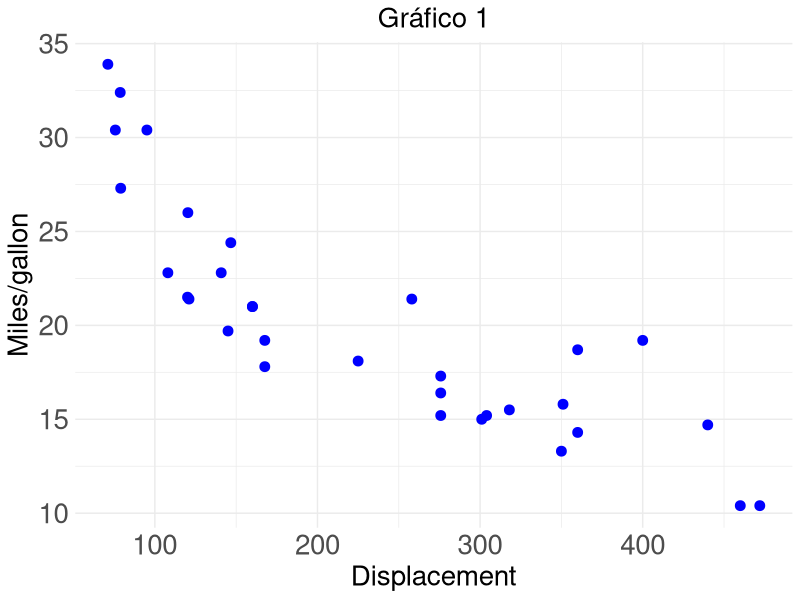
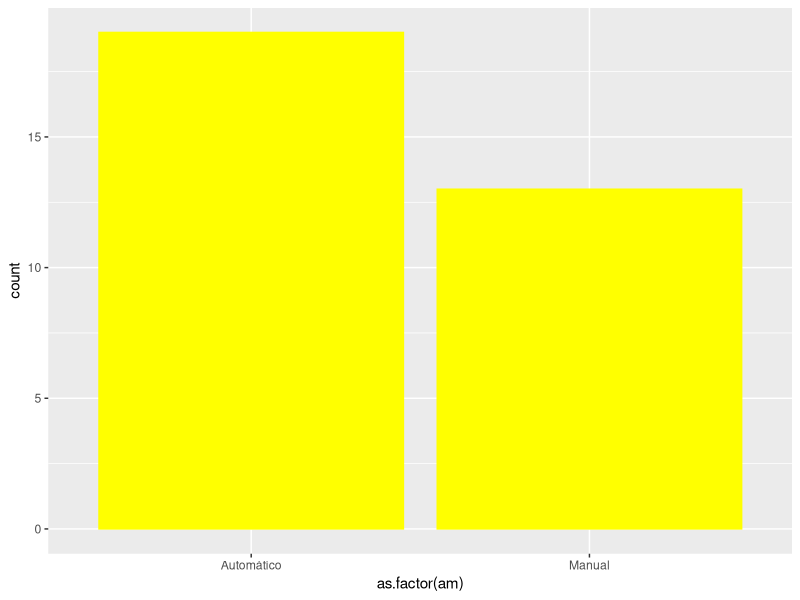
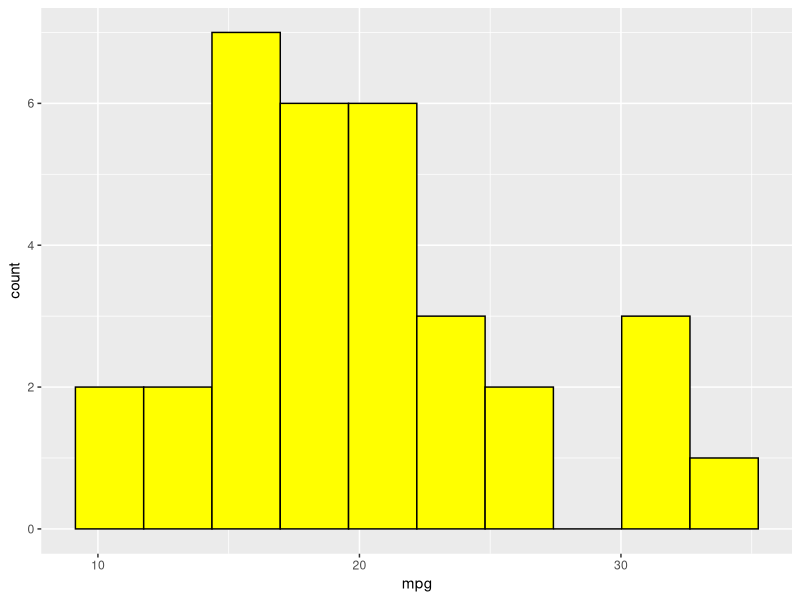
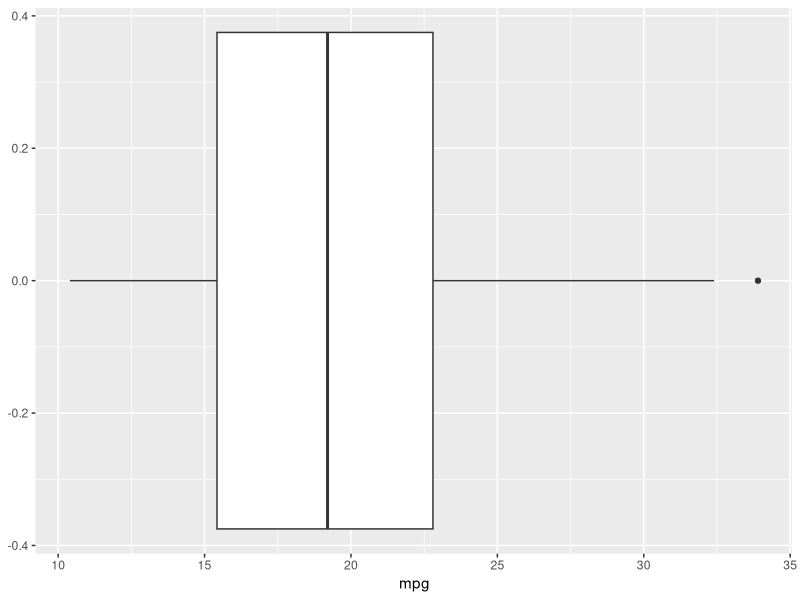
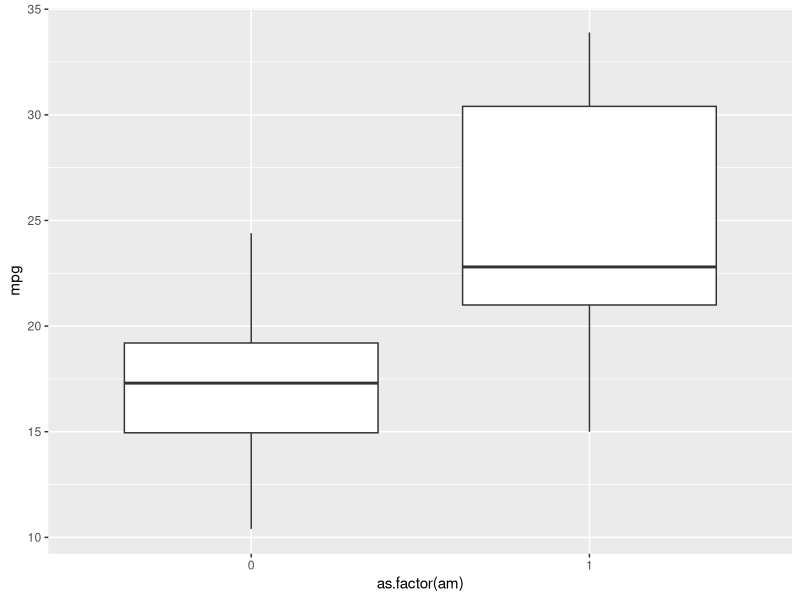
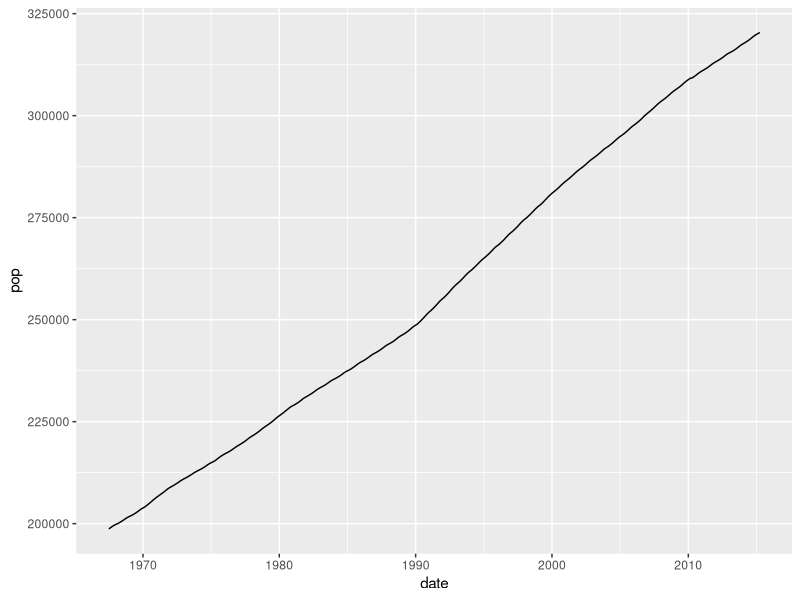

The R script that drew these images, in order:
## ---- chunk 1
knitr::opts_chunk$set(echo = TRUE,
                      comment = '',
                      message = FALSE,
                      warning = FALSE)
## ---- chunk 2
library(tidyverse)
## ---- chunk 3
mtcars |> 
  ggplot() +
  aes(x=disp,y=mpg) +
  geom_point(size = 3,
             color = 'blue') +
  labs(x = 'Displacement',
       y = 'Miles/gallon',
       title = 'Gráfico 1') +
  theme_minimal() + # troca a cor de fundo
  theme(plot.title = element_text(hjust=0.5,
                                  size = 20),
        axis.text = element_text(size = 20),
        axis.title = element_text(size = 20))
## ---- chunk 4
mtcars |> 
  ggplot() + 
  aes(x = as.factor(am)) +
  geom_bar(color = 'yellow', 
           fill = 'yellow') +
  scale_x_discrete(labels = 
                    c('Automático', 'Manual'))
## ---- chunk 5
mtcars |> 
  ggplot() +
  aes(x = mpg) +
  geom_histogram(bins = 10, 
                 fill = 'yellow',
                 color = 'black')
## ---- chunk 6
mtcars |> 
  ggplot() +
  aes(x = mpg) +
  geom_boxplot()
## ---- chunk 7
mtcars |> 
  ggplot() +
  aes(x = as.factor(am), y = mpg) +
  geom_boxplot()
## ---- chunk 8
economics |> 
  ggplot() +
  aes(x = date, y = pop) +
  geom_line()
